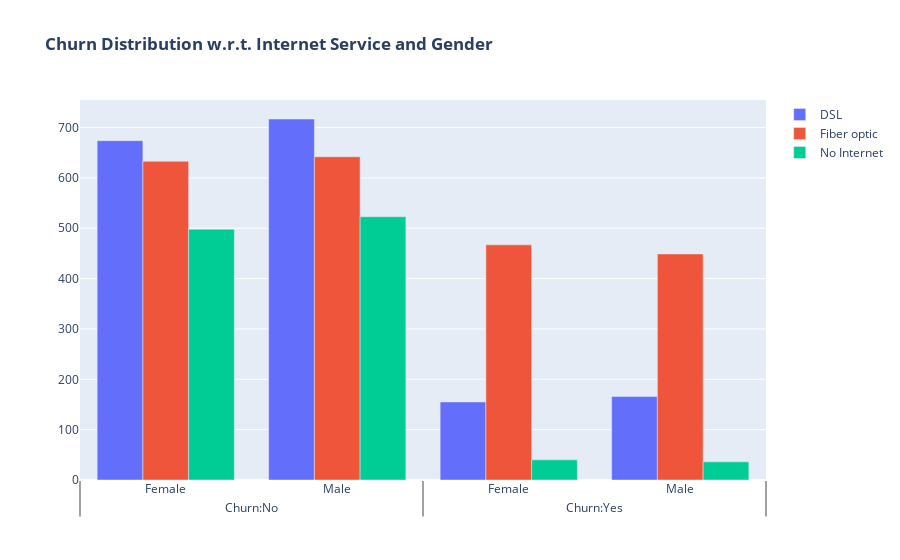

Notebook code for this chart:
### Code cell
fig = go.Figure()

fig.add_trace(go.Bar(
  x = [['Churn:No', 'Churn:No', 'Churn:Yes', 'Churn:Yes'],
       ["Female", "Male", "Female", "Male"]],
  y = [674,717,155,166],
  name = 'DSL',
))

fig.add_trace(go.Bar(
  x = [['Churn:No', 'Churn:No', 'Churn:Yes', 'Churn:Yes'],
       ["Female", "Male", "Female", "Male"]],
  y = [633,642,467,449],
  name = 'Fiber optic',
))

fig.add_trace(go.Bar(
  x = [['Churn:No', 'Churn:No', 'Churn:Yes', 'Churn:Yes'],
       ["Female", "Male", "Female", "Male"]],
  y = [498,523,40,36],
  name = 'No Internet',
))

fig.update_layout(title_text="<b>Churn Distribution w.r.t. Internet Service and Gender</b>")

fig.show()

### Figure 1 — Plotly figure (JSON) as saved in the notebook; plotly's stock layout.template omitted (floating-point values rounded to 4 significant figures)
{"data": [{"name": "DSL", "type": "bar", "x": [["Churn:No", "Churn:No", "Churn:Yes", "Churn:Yes"], ["Female", "Male", "Female", "Male"]], "y": [674, 717, 155, 166]}, {"name": "Fiber optic", "type": "bar", "x": [["Churn:No", "Churn:No", "Churn:Yes", "Churn:Yes"], ["Female", "Male", "Female", "Male"]], "y": [633, 642, 467, 449]}, {"name": "No Internet", "type": "bar", "x": [["Churn:No", "Churn:No", "Churn:Yes", "Churn:Yes"], ["Female", "Male", "Female", "Male"]], "y": [498, 523, 40, 36]}], "layout": {"title": {"text": "<b>Churn Distribution w.r.t. Internet Service and Gender</b>"}}}
